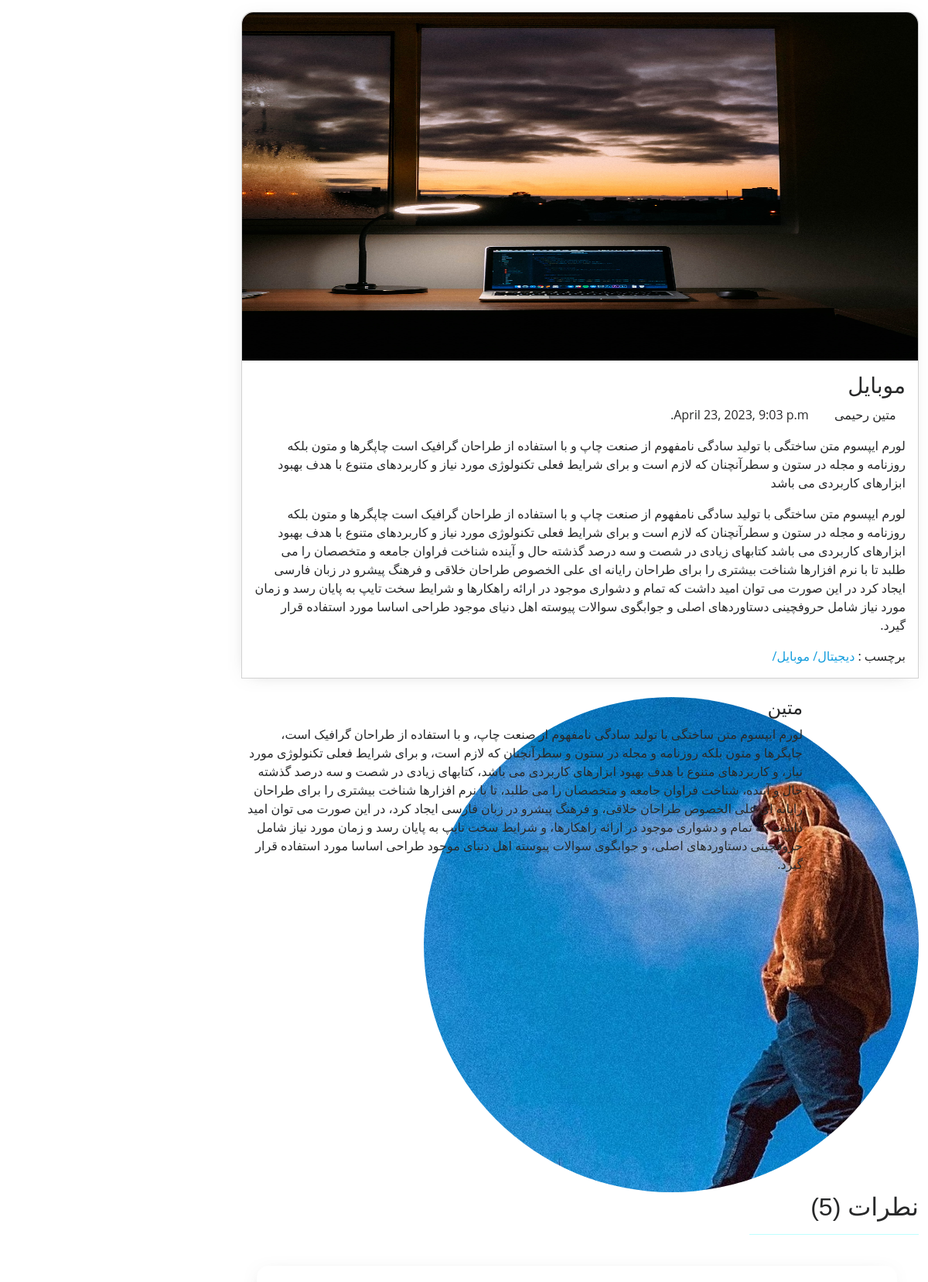
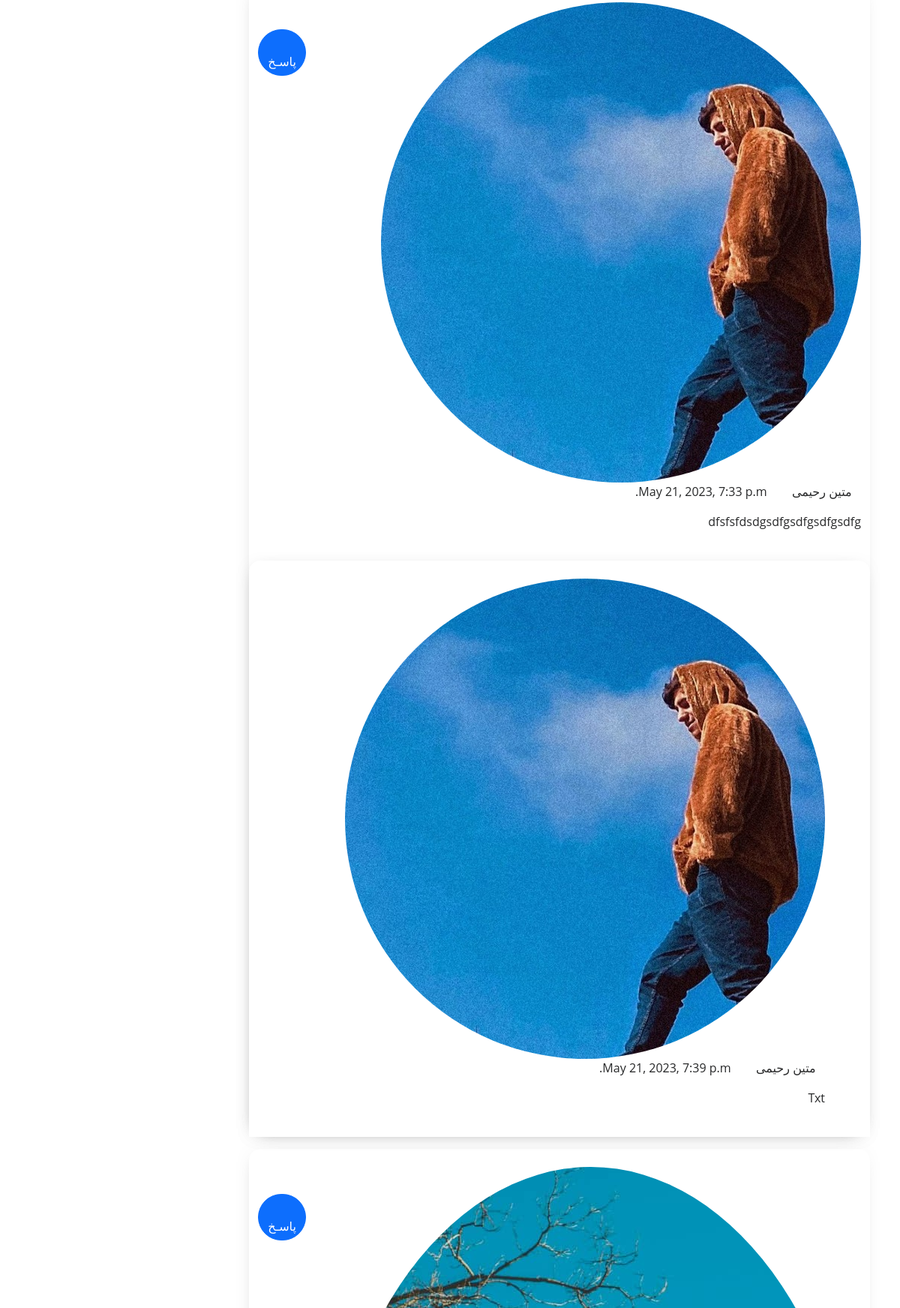
The app's page /article/1/articel_one (signed in, upper part) with its own data (2 pictures, top to bottom).
### Article_Module/models.py (models this page shows, shortened)
class Article(models.Model):
    title = models.CharField(max_length=300,verbose_name="عنوان مقاله")
    slug = models.SlugField(max_length=400,db_index=True,allow_unicode=True,verbose_name="عنوان در url")
    image = models.ImageField(upload_to='Article/',verbose_name="نصویر مقاله")
    short_description = models.TextField(verbose_name="نوضیحات کوتاه")
    text = models.TextField(verbose_name="متن مقاله")
    date_create = models.DateTimeField(auto_now_add=True)
    is_active = models.BooleanField(default=True,verbose_name="فعال/غیر فعال")
    selected_categories = models.ManyToManyField(ArticleCategory,verbose_name="دسته بندی ها")
    author = models.ForeignKey(User,on_delete=models.CASCADE,null=True,verbose_name="نویسنده",editable=False)
    visit_count = models.IntegerField(null=True,blank=True,default=0)
    class Meta:
        verbose_name = "مقاله"
        verbose_name_plural = "مقالات"

class ArticleCategory(models.Model):
    parent = models.ForeignKey('ArticleCategory',on_delete=models.CASCADE,null=True,blank=True,verbose_name="دسته بندی والد",related_name="parents")
    title = models.CharField(max_length=200,verbose_name="عنوان دسته بندی")
    url_title = models.CharField(max_length=300,unique=True,verbose_name="عنوان در url")
    is_active = models.BooleanField(default=True,verbose_name="فعال یا غیر فعال")
    class Meta:
        verbose_name = "دسته بندی مقاله"
        verbose_name_plural = "دسته بندی مقاله ها"

class ArticleComment(models.Model):
    article = models.ForeignKey(Article,on_delete=models.DO_NOTHING,verbose_name="مقاله")
    parent = models.ForeignKey('ArticleComment',null=True,blank=True,on_delete=models.DO_NOTHING,verbose_name="والد",related_name="article_parent")
    user = models.ForeignKey(User,on_delete=models.DO_NOTHING,verbose_name="کاربر")
    create_date = models.DateTimeField(auto_now_add=True,verbose_name="تاریخ ثبت")
    text = models.TextField(verbose_name="متن نظر")
    inspection = models.BooleanField(default=True,verbose_name="بازرسی")
    class Meta:
        verbose_name = "نظر مقاله"
        verbose_name_plural = "نظرات مقاله"

### Account_Modul/models.py (models this page shows)
class User(AbstractUser):
    avatar = models.ImageField(upload_to=upload_image_path,null=True,blank=True,verbose_name="تصویر آواتار")
    email_active_code = models.CharField(max_length=100)
    about_user = models.TextField(null=True,blank=True,verbose_name="درباره شخص")
    address = models.TextField(null=True,blank=True,verbose_name="آدرس")
    postalـcode = models.CharField(max_length=20,null=True,blank=True,verbose_name="کد پستی")
    phone = models.CharField(max_length=20,null=True,blank=True,verbose_name='موبایل')
    instagram_account = models.CharField(max_length=300,null=True,blank=True,verbose_name="اکانت اینستاگرام")
    twitter_account = models.CharField(max_length=300,null=True,blank=True,verbose_name="اکانت توییتر")
    facbook_account = models.CharField(max_length=300,null=True,blank=True,verbose_name="اکانت فیسبوک")
    linkedin_account = models.CharField(max_length=300,null=True,blank=True,verbose_name="اکانت لینکدین")
    class Meta:
        verbose_name = "کاربر"
        verbose_name_plural = "کاربران"
    def __str__(self):
        if self.first_name and self.last_name:
            return f'{self.first_name} {self.last_name}'
        return self.username

### Article_Module/views.py (the view, shortened to what this page needs)
# urls.py: path('<pk>/<slug>',views.ArticleDetailView.as_view(),name="articles_detail")
class ArticleDetailView(LoginRequiredMixin,DetailView):
    model = Article
    template_name = "Article/article_detail.html"
    queryset = Article.objects.filter(is_active=True)
    context_object_name = "Articles"
    def get_context_data(self, **kwargs):
        context = super().get_context_data(**kwargs)
        article = kwargs['object']
        request = self.request
        user_ip = get_client_ip(request)
        user_id = None
        if request.user.is_authenticated:
            user_id = request.user
        has_been_visited = ArticleVisit.objects.filter(ip__iexact=user_ip,article=article).first()
        if has_been_visited:
            p_data = Article.objects.get(id=has_been_visited.article.id)
            visit_count = ArticleVisit.objects.filter(article=article).count()
            p_data.visit_count = visit_count
            p_data.save()
        else :
            ArticleVisit.objects.create(ip=user_ip,user=user_id,article=article)
        context['comments'] = ArticleComment.objects.filter(article__id=article.id,parent=None).order_by('-create_date').prefetch_related('article_parent')
        return context

### modul/modul.py (called while the page is built)
def get_client_ip(request):
    x_forwarded_for = request.META.get('HTTP_X_FORWARDED_FOR')
    if x_forwarded_for :
        ip = x_forwarded_for.split(',')[0]
    else :
        ip = request.META.get('REMOTE_ADDR')
    return ip

### polls/templatetags/poll_extras.py (called while the page is built)
@register.filter(name='jalali_date')
def jalali_date(value):
    return date2jalali(value)

### templates/Article/article_detail.html (shortened to what this page needs)
{% extends 'shared/_Layout.html' %}
{% load static %}
{% load jalali_tags %}
{% load poll_extras %}
{% load thumbnail %}
{% block content %}
    <div class="container" style="direction: rtl !important;">
        <div class="row">
            <div class="col-lg-12 col-md-12" style="margin-top: 15px;">
                <div class="col-12">
                    <div class="card" style="border-radius: 15px 15px 0 0; box-shadow: -2px 3px 25px -14px rgba(96, 96, 96, 0.5);">
                        {% if Articles.image %}
                            {% thumbnail Articles.image "862x398" quality=100 crop="center" as im %}
                                <img src="{{im.url}}" class="card-img-top" alt="..." style="border-radius: 15px 15px 0 0 !important;height: 450px;">
                            {% endthumbnail %}
                        {% else %}
                            <img src="" class="card-img-top" alt="..." style="border-radius: 15px 15px 0 0 !important;height: 450px;">
                        {% endif %}
                        <div class="card-body">
                            <h3>{{Articles.title}}</h3>
                            <p><i class="bx bx-user " style="color: chocolate;"></i>{{Articles.author}}<span>  </span><i class="bx bx-calendar" style="color: chocolate;"></i> {{ Articles.date_create|jalali_date}}<i class="bx bx-alarm" style="color: chocolate;"></i>{{ Articles.date_create|to_jalali:'%H:%M:%S'}}</p>
                            <p>{{Articles.short_description}}</p>
                            <p>{{Articles.text}}</p>
                            <div class="rating-area">
                                برچسب :
                                    {% for item in Articles.selected_categories.all %}
                                        <a class="color" href="{% url 'article:articles_category' category=item.url_title %}">{{item.title}}<span>/</span></a>
                                    {% endfor %}
                            </div>
                        </div>
                    </div>
                </div>
                <br>
            </div>
            <div class="col-lg-12">
                <div class="row">
                    <div class="col-lg-2">
                        {% thumbnail Articles.author.avatar "100x100" quality=100 crop="center" as im %}
                            <img class="pull-right" style="border-radius: 50%;" src="{{ im.url }}">
                        {% endthumbnail %}
                    </div>
                    <div class="col-lg-10">
                        <div class="media-body">
                            <h4 class="media-heading">{{Articles.author.first_name}} </h4>
                            <p>{{Articles.author.about_user}}</p>
                            <div class="blog-socials" style="text-align: center !important;align-items: center !important;">
                                {% if Articles.author.instagram_account %}
                                    <a href="//{{Articles.author.instagram_account}}"><i class="bx bxl-instagram"></i></a>
                                {% endif %}
                                {% if Articles.author.twitter_account %}
                                    <a href="//{{Articles.author.twitter_account}}"><i class="bx bxl-twitter"></i></a>
                                {% endif %}
                                {% if Articles.author.facbook_account %}
                                    <a href="//{{Articles.author.facbook_account}}"><i class="bx bxl-facebook"></i></a>
                                {% endif %}
                                {% if Articles.author.linkedin_account %}
                                    <a href="//{{Articles.author.linkedin_account}}"><i class="bx bxl-linkedin"></i></a>
                                {% endif %}
                            </div>
                        </div>
                    </div>
                </div>
            </div>
        </div>
        <div>
            <h2> نطرات  ({{comments.count}})</h2>
            <hr style="color: aqua;" class="w-25">
        </div>
        <br>
            <div class="row">
                <div class="col-lg-12">
                    {% for comment in comments %}
                        <ul class="media-list" id="comment">
                            <div class="row" style="border-radius: 15px 15px 0 0; box-shadow: -2px 3px 25px -14px rgba(96, 96, 96, 0.5);">
                                <div class="col-lg-10">
                                    <br>
                                    <div class="media">
                                        <a class="pull-right" href="">
                                            {% if comment.user.avatar %}
                                                {% thumbnail comment.user.avatar "60x60" quality=100 crop="center" as im %}
                                                    <img class="media-object" style="border-radius: 50%;" src="{{ im.url }}">
                                                {% endthumbnail %}
                                            {% else %}
                                                <img class="media-object" src="{% static 'images/User/user.png' %}" alt="">
                                            {% endif %}
                                        </a>
                                        <div class="media-body">
                                            <p><i class="bx bx-user " style="color: rgb(127, 228, 206);"></i>{{comment.user}}<span>  </span><i class="bx bx-calendar" style="color: rgb(127, 228, 206);"></i> {{ comment.create_date|jalali_date}}<i class="bx bx-alarm" style="color: rgb(127, 228, 206);"></i>{{ comment.create_date|to_jalali:'%H:%M:%S'}}</p>
                                            <p>{{comment.text}} </p>
                                        </div>
                                        <br>
                                    </div>
                                </div>
                                <div class="col-lg-2" style="text-align: center !important;align-items: center !important; margin-top: 60px !important;margin-bottom: 10 px !important;">
                                    <button class="btn btn-primary" style="border-radius: 150px; margin-right: 50px; margin-bottom: 10px;" onclick="answers({{comment.id}})"><i class="bx bx-reply"></i>پاسـخ</button>
                                </div>
                                <br>
                            {% for com in comment.article_parent.all %}
                                <div style="padding-right: 60px; border-radius: 15px 15px 0 0; box-shadow: -2px 3px 25px -14px rgba(48, 48, 48, 0.5);">
                                    <div class="media second-media">
                                        <a class="pull-right" href="">
                                            <br>
                                            {% if com.user.avatar %}
                                                {% thumbnail com.user.avatar "60x60" quality=100 crop="center" as im %}
                                                    <img class="media-object" style="border-radius: 50%;" src="{{ im.url }}">
                                                {% endthumbnail %}
                                            {% else %}
                                                <img class="media-object" src="{% static 'images/User/user.png' %}" alt="">
                                            {% endif %}
                                        </a>
                                        <div class="media-body">
                                            <p><i class="bx bx-user " style="color: rgb(225, 127, 228);"></i>{{com.user}}<span>  </span><i class="bx bx-calendar" style="color: rgb(225, 127, 228);"></i> {{ com.create_date|jalali_date}}<i class="bx bx-alarm" style="color: rgb(225, 127, 228);"></i>{{ com.create_date|to_jalali:'%H:%M:%S'}}</p>
                                            <p>{{com.text}}</p>
                                        </div>
                                    </div>
                                    <br>
                                </div>
                            {% endfor %}
                            </div>
                        </ul>
                    {% endfor %}
                </div>
            </div>
        <br>
        {% if request.user.is_authenticated %}
            <br>
        {% else %}
            <div class="alert alert-warning">
                برای درج نظـر خود میبایست <a href="{% url 'account_modul:login' %}">لاگین</a> کنید
            </div>
        {% endif %}
    </div>
{% endblock %}

### static/New_Template/css/style.css (style rules this page uses)
body { font-family: "Open Sans", sans-serif; color: #272829; }
a { color: #149ddd; text-decoration: none; }
h1, h2, h3, h4, h5, h6 { font-family: "Raleway", sans-serif; }

### records on screen
Article: title "موبایل", author "متین رحیمی", date_create|to_jalali "April 23, 2023, 9:03 p.m.", short_description "لورم ایپسوم متن ساختگی با تولید سادگی نامفهوم از صنعت چاپ و با استفاده از طراحان گرافیک است چاپگرها و متون بلکه روزنامه و مجله در ستون و سطرآنچنان که لازم است و برای شرایط فعلی تکنولوژی مورد نیاز و کاربردهای متنوع با هدف بهبود ابزارهای کاربردی می باشد", text "لورم ایپسوم متن ساختگی با تولید سادگی نامفهوم از صنعت چاپ و با استفاده از طراحان گرافیک است چاپگرها و متون بلکه روزنامه و مجله در ستون و سطرآنچنان که لازم است و برای شرایط فعلی تکنولوژی مورد نیاز و کاربردهای متنوع با هدف بهبود ابزارهای کاربردی می باشد کتابهای زیادی در شصت و سه درصد گذشته حال و آینده شناخت فراوان جامعه و متخصصان را می طلبد تا با نرم افزارها شناخت بیشتری را برای طراحان رایانه ای علی الخصوص طراحان خلاقی و فرهنگ پیشرو در زبان فارسی ایجاد کرد در این صورت می توان امید داشت که تمام و دشواری موجود در ارائه راهکارها و شرایط سخت تایپ به پایان رسد و زمان مورد نیاز شامل حروفچینی دستاوردهای اصلی و جوابگوی سوالات پیوسته اهل دنیای موجود طراحی اساسا مورد استفاده قرار گیرد.", author.first_name "متین", author.about_user "لورم ایپسوم متن ساختگی با تولید سادگی نامفهوم از صنعت چاپ، و با استفاده از طراحان گرافیک است، چاپگرها و متون بلکه روزنامه و مجله در ستون و سطرآنچنان که لازم است، و برای شرایط فعلی تکنولوژی مورد نیاز، و کاربردهای متنوع با هدف بهبود ابزارهای کاربردی می باشد، کتابهای زیادی در شصت و سه درصد گذشته حال و آینده، شناخت فراوان جامعه و متخصصان را می طلبد، تا با نرم افزارها شناخت بیشتری را برای طراحان رایانه ای علی الخصوص طراحان خلاقی، و فرهنگ پیشرو در زبان فارسی ایجاد کرد، در این صورت می توان امید داشت که تمام و دشواری موجود در ارائه راهکارها، و شرایط سخت تایپ به پایان رسد و زمان مورد نیاز شامل حروفچینی دستاوردهای اصلی، و جوابگوی سوالات پیوسته اهل دنیای موجود طراحی اساسا مورد استفاده قرار گیرد."
ArticleCategory: title "دیجیتال"
ArticleCategory: title "موبایل"
ArticleComment: shows a picture, user "متین رحیمی", create_date|to_jalali "May 21, 2023, 7:33 p.m.", text "dfsfsfdsdgsdfgsdfgsdfgsdfg"
ArticleComment: user "متین رحیمی", create_date|to_jalali "May 21, 2023, 7:39 p.m.", text "Txt"
ArticleComment: shows a picture

### other values on screen
{{ comments.count }} "5"
